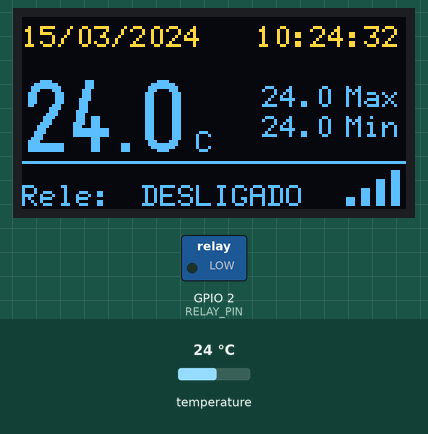
This sketch was run on a simulated ESP32. Shown: 128×64 one-colour display, switched loads named in the sketch (green lamp = pin HIGH). The test bench sets the inputs (shaded band); at power-on: temperature 24 °C. The OLED is the two-colour kind (top 16 rows yellow); WiFi joins after 1.5 s; servers stay silent unless stated; the local clock reads 2024-03-15 10:24:30 at power-on unless the sketch sets it; EEPROM starts erased.

Above: at 3.4 s.
3.5 s: temperature set to 31.5 °C
At 4.8 s:
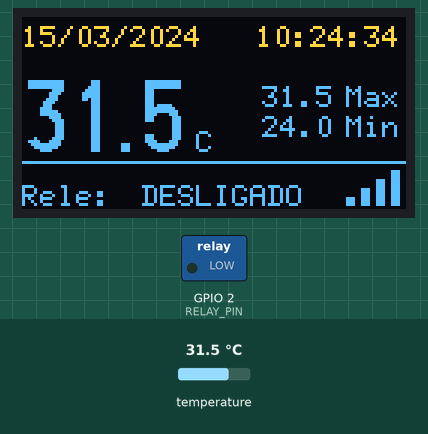
6.9 s: temperature set to 32.5 °C
At 9.0 s:
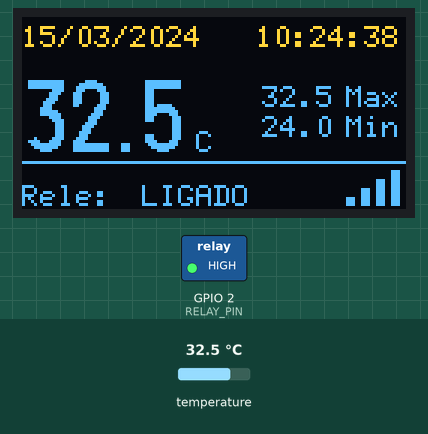
11.6 s: temperature set to 30.8 °C
At 12.3 s:
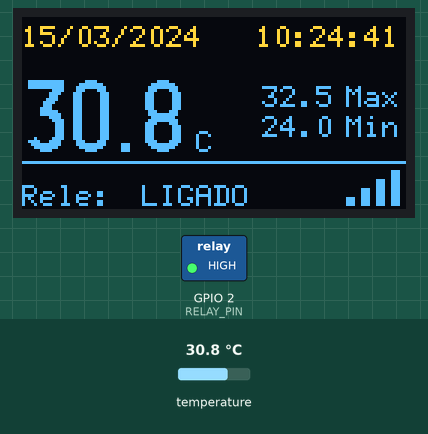
14.6 s: temperature set to 29.5 °C
At 16.5 s:
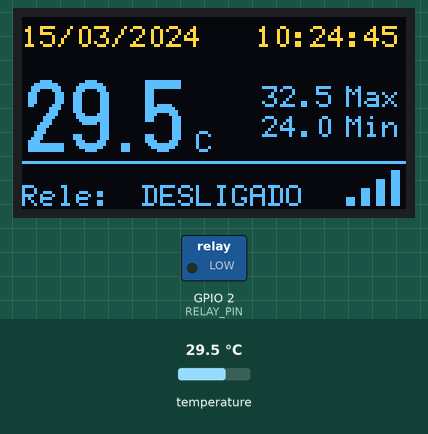
Timing chart, 0 to 18.0 s (numbered marks = the images above; inputs shaded):
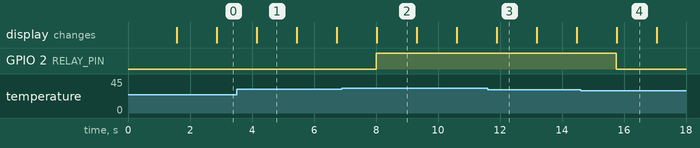

Measured:
- the behaviour switches between 31.9 and 32 °C on temperature (found by bisection; images 1 and 2)
- the behaviour switches between 30.1 and 30 °C on temperature (found by bisection; images 3 and 4)
- after the input at 6.9 s, GPIO 2 (RELAY_PIN): LOW → HIGH after 1.1 s; the display: changes after 1.1 s (image 2)
- after the input at 14.6 s, GPIO 2 (RELAY_PIN): HIGH → LOW after 1.1 s; the display: changes after 1.2 s (image 4)
- what the display in image 1 shows lasts 1.2 s, from 4.2 s to 5.4 s

The sketch:

ESP32_OLED_DS18B20.ino
```cpp
#include <WiFi.h>
#include <time.h>
#include <OneWire.h>
#include <DallasTemperature.h>
#include <U8g2lib.h>
#include <Wire.h>
#include <EEPROM.h>

// ---------- WIFI ----------
const char* ssid     = "BBG_Dougnet";
const char* password = "Custela02";

// ---------- NTP ----------
const char* ntpServer = "pool.ntp.org";
const long  gmtOffset_sec = -3 * 3600;  // Brasil
const int   daylightOffset_sec = 0;

// ---------- PINOS ----------
#define DS18B20_PIN 33
#define RELAY_PIN   2
#define SDA_PIN 4
#define SCL_PIN 16

// ---------- EEPROM ----------
#define EEPROM_SIZE 64
#define ADDR_TEMP_MAX 0
#define ADDR_TEMP_MIN 4

// ---------- TEMPERATURAS ----------
#define TEMP_LIGA     32.0
#define TEMP_DESLIGA  30.0

// ---------- DS18B20 ----------
OneWire oneWire(DS18B20_PIN);
DallasTemperature sensors(&oneWire);

// ---------- OLED ----------
U8G2_SH1106_128X64_NONAME_F_HW_I2C display(
  U8G2_R0, U8X8_PIN_NONE
);

bool releLigado = false;
float tempMax, tempMin;

// ---------- EEPROM ----------
void salvarEEPROM() {
  EEPROM.put(ADDR_TEMP_MAX, tempMax);
  EEPROM.put(ADDR_TEMP_MIN, tempMin);
  EEPROM.commit();
}

// ---------- NTP ----------
void conectarWiFi() {
  WiFi.begin(ssid, password);
  while (WiFi.status() != WL_CONNECTED) {
    delay(500);
  }
}

void setup() {
  Serial.begin(115200);

  pinMode(RELAY_PIN, OUTPUT);
  digitalWrite(RELAY_PIN, LOW);

  sensors.begin();

  // EEPROM
  EEPROM.begin(EEPROM_SIZE);
  EEPROM.get(ADDR_TEMP_MAX, tempMax);
  EEPROM.get(ADDR_TEMP_MIN, tempMin);

  if (isnan(tempMax) || tempMax < -50 || tempMax > 150) tempMax = -100;
  if (isnan(tempMin) || tempMin < -50 || tempMin > 150) tempMin = 100;

  // I2C
  Wire.begin(SDA_PIN, SCL_PIN);
  display.begin();

  // WiFi + NTP
  conectarWiFi();
  configTime(gmtOffset_sec, daylightOffset_sec, ntpServer);

  display.clearBuffer();
  display.setFont(u8g2_font_6x12_tf);
  display.drawStr(20, 30, "Sistema Ativo");
  display.sendBuffer();
  delay(500);
}

void loop() {
  sensors.requestTemperatures();
  float temperatura = sensors.getTempCByIndex(0);

  if (temperatura < -55 || temperatura > 125) return;

  bool salvar = false;

  if (temperatura > tempMax) { tempMax = temperatura; salvar = true; }
  if (temperatura < tempMin) { tempMin = temperatura; salvar = true; }

  if (salvar) salvarEEPROM();

  // Relé
  if (temperatura >= TEMP_LIGA && !releLigado) {
    releLigado = true;
    digitalWrite(RELAY_PIN, HIGH);
  }

  if (temperatura <= TEMP_DESLIGA && releLigado) {
    releLigado = false;
    digitalWrite(RELAY_PIN, LOW);
  }


   if (WiFi.status() == WL_CONNECTED) {
    drawWiFiIconBars(108, 63); // canto inferior direito
}
  // Hora/Data
  struct tm timeinfo;
  getLocalTime(&timeinfo);

  char dataStr[20];
  char horaStr[10];

  strftime(dataStr, sizeof(dataStr), "%d/%m/%Y", &timeinfo);
  strftime(horaStr, sizeof(horaStr), "%H:%M:%S", &timeinfo);

  // OLED
  display.clearBuffer();
  display.setFont(u8g2_font_6x12_tf);

  display.drawStr(0, 10, dataStr);
  display.drawStr(78, 10, horaStr);

  char buf[10];
  dtostrf(temperatura, 4, 1, buf);

  display.setFont(u8g2_font_logisoso24_tf);
  display.drawStr(0, 45, buf);
  display.setFont(u8g2_font_6x12_tf);
  display.drawStr(58, 45, "C");

  display.drawLine(0, 48, 127, 48);

  dtostrf(tempMax, 4, 1, buf);
  display.drawStr(108, 30, "Max");
  display.drawStr(80, 30, buf);

  dtostrf(tempMin, 4, 1, buf);
  display.drawStr(108, 40, "Min");
  display.drawStr(80, 40, buf);

  display.drawStr(0, 63, "Rele:");
  display.drawStr(40, 63, releLigado ? "LIGADO" : "DESLIGADO");

  if (WiFi.status() == WL_CONNECTED) {
   drawWiFiIconBars(108, 63);
}

  display.sendBuffer();

  delay(500);
}

void drawWiFiIconBars(int x, int y) {
  // largura de cada barra
  int w = 3;

  // barras (da menor para a maior)
  display.drawBox(x + 0, y - 3,  w, 3);   // barra 1
  display.drawBox(x + 5, y - 6,  w, 6);   // barra 2
  display.drawBox(x + 10, y - 9, w, 9);   // barra 3
  display.drawBox(x + 15, y - 12, w, 12); // barra 4
}
```
